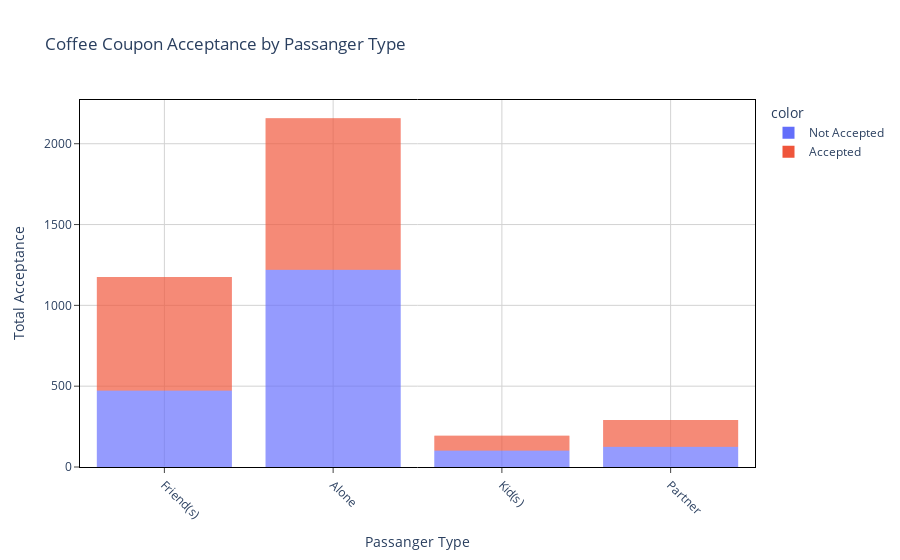

The notebook cell this image was saved under:
### Code cell
fig = px.bar(df_coffee_coupons['passanger'], color=df_coffee_coupons['acceptance'], 
             title = 'Coffee Coupon Acceptance by Passanger Type',
            labels={'value':'Passanger Type',
                   'count':'Total Acceptance'}
            )

fig.update_layout(
    plot_bgcolor='white'
)

fig.update_xaxes(
    tickangle = 45,
    mirror=True,
    ticks='outside',
    showline=True,
    linecolor='black',
    gridcolor='lightgrey'
)
fig.update_yaxes(
    mirror=True,
    ticks='outside',
    showline=True,
    linecolor='black',
    gridcolor='lightgrey'
)

fig.update_traces(marker_line_width = 0,
                  selector=dict(type="bar"))

fig.update_layout(bargap=0.2,
                  bargroupgap = 0,
                 )
fig.show()

### Figure 1 — Plotly figure (JSON) as saved in the notebook; plotly's stock layout.template omitted (floating-point values rounded to 4 significant figures; data arrays with more than 128 entries replaced by an {"elided": "..."} marker saying what was removed)
{"data": [{"alignmentgroup": "True", "hovertemplate": "color=Not Accepted<br>Passanger Type=%{x}<br>Total Acceptance=%{y}<extra></extra>", "legendgroup": "Not Accepted", "marker": {"color": "#636efa", "line": {"width": 0}, "pattern": {"shape": ""}}, "name": "Not Accepted", "offsetgroup": "Not Accepted", "orientation": "v", "showlegend": true, "textposition": "auto", "type": "bar", "x": {"elided": "1922 str values"}, "xaxis": "x", "y": {"elided": "1922 int values"}, "yaxis": "y"}, {"alignmentgroup": "True", "hovertemplate": "color=Accepted<br>Passanger Type=%{x}<br>Total Acceptance=%{y}<extra></extra>", "legendgroup": "Accepted", "marker": {"color": "#EF553B", "line": {"width": 0}, "pattern": {"shape": ""}}, "name": "Accepted", "offsetgroup": "Accepted", "orientation": "v", "showlegend": true, "textposition": "auto", "type": "bar", "x": {"elided": "1894 str values"}, "xaxis": "x", "y": {"elided": "1894 int values"}, "yaxis": "y"}], "layout": {"autosize": true, "bargap": 0.2, "bargroupgap": 0, "barmode": "relative", "legend": {"title": {"text": "color"}, "tracegroupgap": 0}, "plot_bgcolor": "white", "title": {"text": "Coffee Coupon Acceptance by Passanger Type"}, "xaxis": {"anchor": "y", "autorange": true, "domain": [0, 1], "gridcolor": "lightgrey", "linecolor": "black", "mirror": true, "range": [-0.5, 3.5], "showline": true, "tickangle": 45, "ticks": "outside", "title": {"text": "Passanger Type"}, "type": "category"}, "yaxis": {"anchor": "x", "autorange": true, "domain": [0, 1], "gridcolor": "lightgrey", "linecolor": "black", "mirror": true, "range": [0, 2271.0], "showline": true, "ticks": "outside", "title": {"text": "Total Acceptance"}, "type": "linear"}}}
